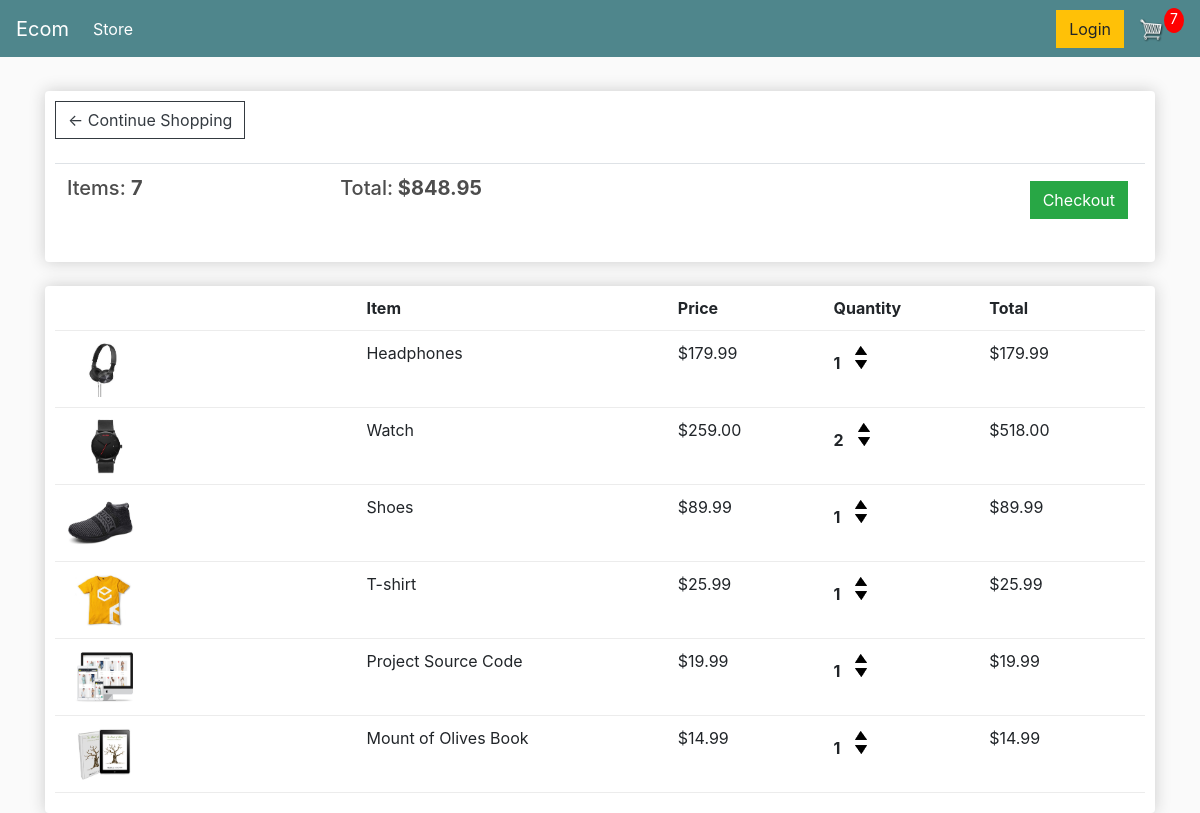
The page /cart/ (signed in) on the database as committed earlier.
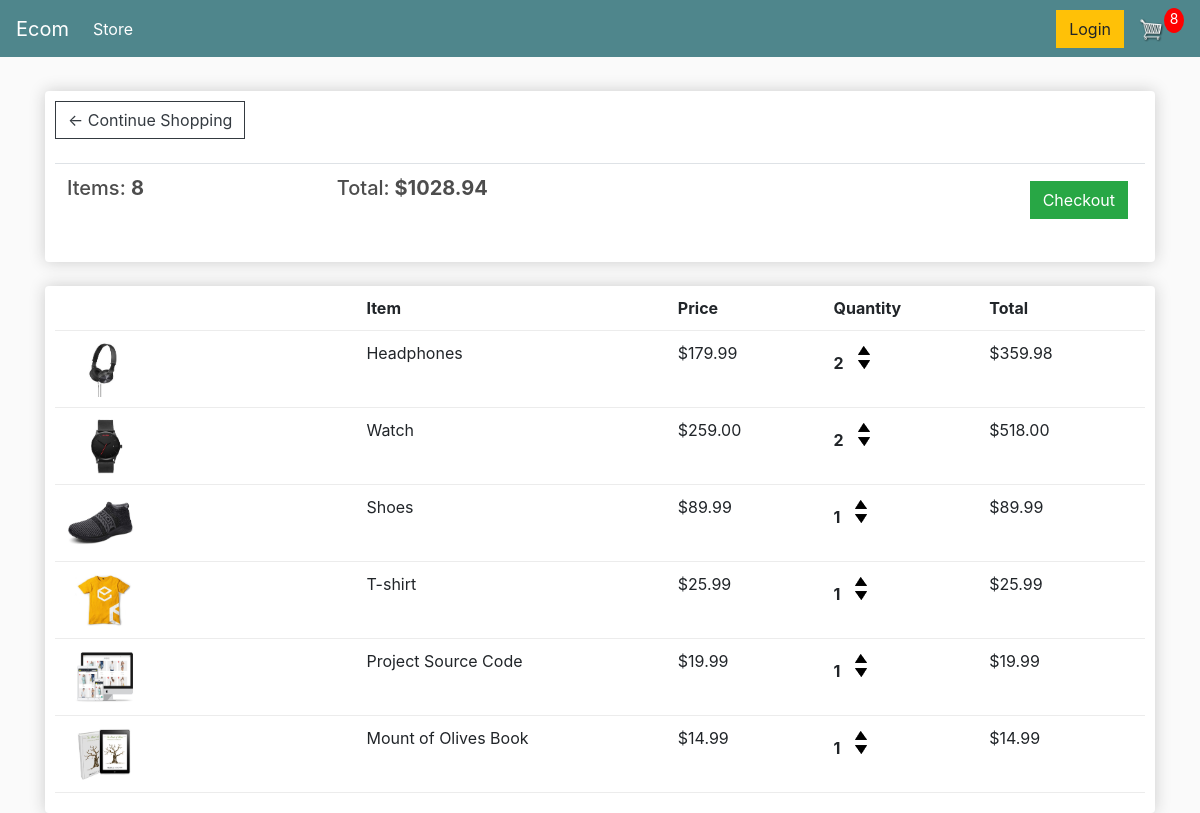
The same page on the database as committed later.
### store/models.py (models this page shows, shortened)
class Order(models.Model):
    customer = models.ForeignKey(Customer, on_delete=models.SET_NULL, blank=True, null=True)
    date_ordered = models.DateTimeField(auto_now_add=True)
    complete = models.BooleanField(default=False, null=True, blank=False)
    transaction_id = models.CharField(max_length=200, null=True)
    @property
    def get_cart_total(self):
        orderitems = self.orderitem_set.all()
        total = sum([item.get_total for item in orderitems])
        return total
    @property
    def get_cart_items(self):
        orderitems = self.orderitem_set.all()
        total = sum([item.quantity for item in orderitems])
        return total

class OrderItem(models.Model):
    product = models.ForeignKey(Product, on_delete=models.SET_NULL, blank=True, null=True)
    order = models.ForeignKey(Order, on_delete=models.SET_NULL,blank=True, null=True)
    quantity = models.IntegerField(default=0, null=True, blank=True)
    date_added = models.DateTimeField(auto_now_add=True)
    @property
    def get_total(self):
        total = self.product.price * self.quantity
        return total

class Product(models.Model):
    name = models.CharField(max_length=200, null=True)
    price = models.DecimalField(max_digits=7,decimal_places=2 )
    digital = models.BooleanField(default=False, null=True, blank=False)
    image = models.ImageField(null=True, blank=True)
    @property
    def imageURL(self):
        try:
            url = self.image.url
        except:
            url = ''
        return url

### store/views.py (the view)
# urls.py: path('cart/', views.cart, name="cart"),
def cart(request):
	data = cartData(request)
	cartItems = data['cartItems']
	order = data['order']
	items = data['items']
	context = {'items':items, 'order':order, 'cartItems':cartItems}
	return render(request, 'store/cart.html', context)

### store/utils.py (called while the page is built)
def cartData(request):
	if request.user.is_authenticated:
		customer = request.user.customer
		order, created = Order.objects.get_or_create(customer=customer, complete=False)
		items = order.orderitem_set.all()
		cartItems = order.get_cart_items
	else:
		cookieData = cookieCart(request)
		cartItems = cookieData['cartItems']
		order = cookieData['order']
		items = cookieData['items']
	return {'cartItems':cartItems ,'order':order, 'items':items}

### store/templates/store/cart.html
{% extends 'store/main.html' %}
{% load static %}
{% block content %}
	<div class="row">
		<div class="col-lg-12">
			<div class="box-element">
				<a  class="btn btn-outline-dark" href="{% url 'store' %}">&#x2190; Continue Shopping</a>
				<br>
				<br>
				<table class="table">
					<tr>
						<th><h5>Items: <strong>{{order.get_cart_items}}</strong></h5></th>
						<th><h5>Total:<strong> ${{order.get_cart_total|floatformat:2}}</strong></h5></th>
						<th>
							<a  style="float:right; margin:5px;" class="btn btn-success" href="{% url 'checkout' %}">Checkout</a>
						</th>
					</tr>
				</table>
			</div>
			<br>
			<div class="box-element">
				<div class="cart-row">
					<div style="flex:2"></div>
					<div style="flex:2"><strong>Item</strong></div>
					<div style="flex:1"><strong>Price</strong></div>
					<div style="flex:1"><strong>Quantity</strong></div>
					<div style="flex:1"><strong>Total</strong></div>
				</div>
				{% for item in items %}
				<div class="cart-row">
					<div style="flex:2"><img class="row-image" src="{{item.product.imageURL}}"></div>
					<div style="flex:2"><p>{{item.product.name}}</p></div>
					<div style="flex:1"><p>${{item.product.price|floatformat:2}}</p></div>
					<div style="flex:1">
						<p class="quantity">{{item.quantity}}</p>
						<div class="quantity">
							<img data-product="{{item.product.id}}" data-action="add" class="chg-quantity update-cart" src="{% static  'images/arrow-up.png' %}">
							<img data-product="{{item.product.id}}" data-action="remove" class="chg-quantity update-cart" src="{% static  'images/arrow-down.png' %}">
						</div>
					</div>
					<div style="flex:1"><p>${{item.get_total|floatformat:2}}</p></div>
				</div>
				{% endfor %}
			</div>
		</div>
	</div>
{% endblock content %}

Rows that differ between the two databases and show on the page:
changed Order: get_cart_items "7" → "8"; get_cart_total "848.95" → "1028.94"
changed OrderItem "Headphones": quantity "1" → "2"; get_total "179.99" → "359.98"
Other text that changed with them:
{{ cartItems }}: "7" → "8"
